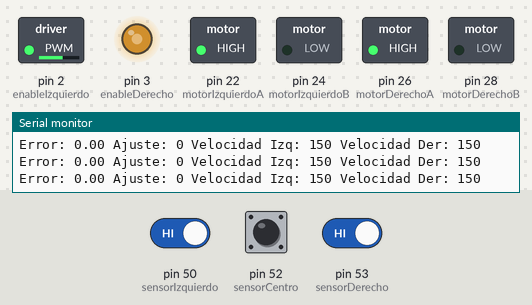
Recording of a sketch running on a simulated Arduino Mega 2560, built with avr-gcc and run on an emulated ATmega2560. On the bench: switched loads named in the sketch (green lamp = pin HIGH), output pins drawn as LEDs (lit = HIGH), the last lines printed to the serial monitor. The test bench sets the inputs (shaded band); at power-on: pin 50 (sensorIzquierdo) HIGH, pin 52 (sensorCentro) HIGH, pin 53 (sensorDerecho) HIGH.

Above: at 1.2 s.
1.3 s: pin 50 (sensorIzquierdo) driven LOW
At 2.7 s:
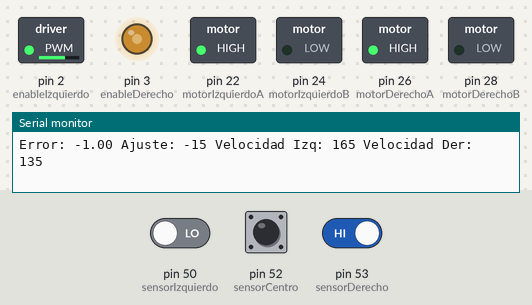
4.3 s: pin 52 (sensorCentro) driven LOW
At 4.6 s:
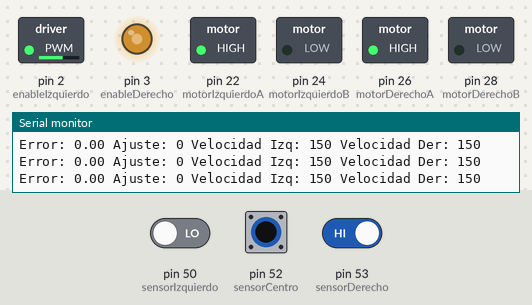
7.3 s: pin 52 (sensorCentro) pulsed HIGH 2 times (0.12 s each, 0.3 s apart)
10.9 s: pin 52 (sensorCentro) driven HIGH
At 11.3 s:
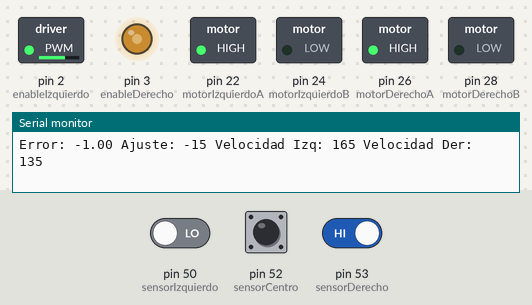
13.9 s: pin 53 (sensorDerecho) driven LOW
At 14.5 s:
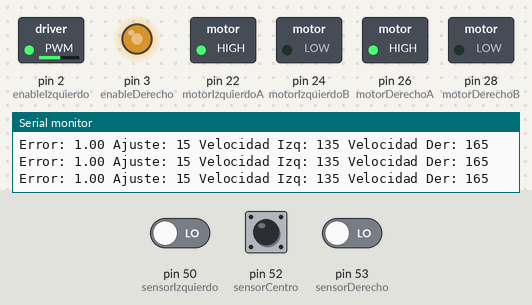
16.9 s: pin 53 (sensorDerecho) driven HIGH
At 18.0 s:
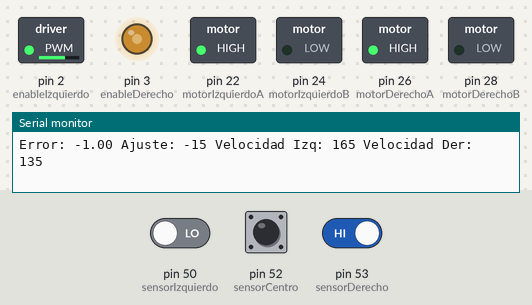
Timing chart, 0 to 19.9 s (numbered marks = the images above; inputs shaded):
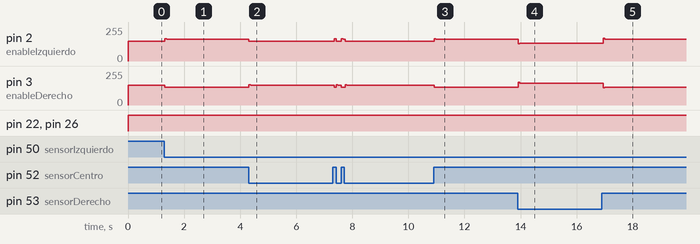

The sketch:

codigoPID_3IR.ino
```cpp
// Pines de los sensores
const int sensorIzquierdo = 50;  // Sensor HW-570 izquierdo
const int sensorCentro = 52;     // Sensor FC-51 centro
const int sensorDerecho = 53;    // Sensor HW-570 derecho

// Pines del motor driver
const int motorIzquierdoA = 22;   // IN1
const int motorIzquierdoB = 24;   // IN2
const int motorDerechoA = 26;     // IN3
const int motorDerechoB = 28;     // IN4
const int enableIzquierdo = 2;   // ENA
const int enableDerecho = 3;    // ENB

// Variables del PID
float Kp = 15.0;    // Ganancia proporcional
float Ki = 0.0;     // Ganancia integral
float Kd = 3.0;     // Ganancia derivativa
int velocidadBase = 150;  // Velocidad base del robot
float error = 0, prevError = 0, integral = 0, derivada = 0;
int ajuste = 0;  // Ajuste para la velocidad

void setup() {
  pinMode(sensorIzquierdo, INPUT);
  pinMode(sensorCentro, INPUT);
  pinMode(sensorDerecho, INPUT);

  pinMode(motorIzquierdoA, OUTPUT);
  pinMode(motorIzquierdoB, OUTPUT);
  pinMode(motorDerechoA, OUTPUT);
  pinMode(motorDerechoB, OUTPUT);
  pinMode(enableIzquierdo, OUTPUT);
  pinMode(enableDerecho, OUTPUT);

  Serial.begin(9600);  // Iniciar comunicación serial para depuración
}

void loop() {
  // Leer el estado de los sensores y asignar posición
  int estadoIzquierdo = digitalRead(sensorIzquierdo);
  int estadoCentro = digitalRead(sensorCentro);
  int estadoDerecho = digitalRead(sensorDerecho);

  // Determinar la posición actual de la línea (-1, 0, 1)
  int posicion = 0;
  if (estadoIzquierdo == LOW) posicion = -1;
  if (estadoDerecho == LOW) posicion = 1;
  if (estadoCentro == LOW) posicion = 0;

  // Calcular el error
  error = posicion;

  // Calcular términos PID
  integral += error;                  // Acumulado de error
  derivada = error - prevError;       // Cambio en el error
  prevError = error;                  // Actualizar error anterior

  // Calcular ajuste con PID
  ajuste = Kp * error + Ki * integral + Kd * derivada;

  // Ajustar la velocidad de cada motor
  int velocidadIzquierda = velocidadBase - ajuste;
  int velocidadDerecha = velocidadBase + ajuste;

  // Restringir velocidades entre 0 y 255
  velocidadIzquierda = constrain(velocidadIzquierda, 0, 255);
  velocidadDerecha = constrain(velocidadDerecha, 0, 255);

  // Controlar los motores según los valores de velocidad
  analogWrite(enableIzquierdo, velocidadIzquierda);
  analogWrite(enableDerecho, velocidadDerecha);
  digitalWrite(motorIzquierdoA, HIGH);
  digitalWrite(motorIzquierdoB, LOW);
  digitalWrite(motorDerechoA, HIGH);
  digitalWrite(motorDerechoB, LOW);

  // Mostrar los valores en el monitor serial para ajuste de PID
  Serial.print("Error: "); Serial.print(error);
  Serial.print(" Ajuste: "); Serial.print(ajuste);
  Serial.print(" Velocidad Izq: "); Serial.print(velocidadIzquierda);
  Serial.print(" Velocidad Der: "); Serial.println(velocidadDerecha);

  delay(50);  // Pequeña pausa para estabilidad
}

// Función para detener el robot
void detener() {
  analogWrite(enableIzquierdo, 0);
  analogWrite(enableDerecho, 0);
  digitalWrite(motorIzquierdoA, LOW);
  digitalWrite(motorIzquierdoB, LOW);
  digitalWrite(motorDerechoA, LOW);
  digitalWrite(motorDerechoB, LOW);
}
```

Measured:
- after the input at 1.3 s, pin 2 (enableIzquierdo): 150/255 → 168/255 at once, → 165/255 0.07 s later; pin 3 (enableDerecho): 150/255 → 132/255 at once, → 135/255 0.07 s later
- after the input at 4.3 s, pin 2 (enableIzquierdo): 165/255 → 147/255 at once, → 150/255 0.06 s later; pin 3 (enableDerecho): 135/255 → 153/255 at once, → 150/255 0.06 s later
- after the input at 10.9 s, pin 2 (enableIzquierdo): 150/255 → 168/255 at once, → 165/255 0.07 s later; pin 3 (enableDerecho): 150/255 → 132/255 at once, → 135/255 0.07 s later
- after the input at 13.9 s, pin 2 (enableIzquierdo): 165/255 → 129/255 at once, → 135/255 0.06 s later; pin 3 (enableDerecho): 135/255 → 171/255 at once, → 165/255 0.06 s later
- after the input at 16.9 s, pin 2 (enableIzquierdo): 135/255 → 171/255 at once, → 165/255 0.07 s later; pin 3 (enableDerecho): 165/255 → 129/255 at once, → 135/255 0.07 s later
